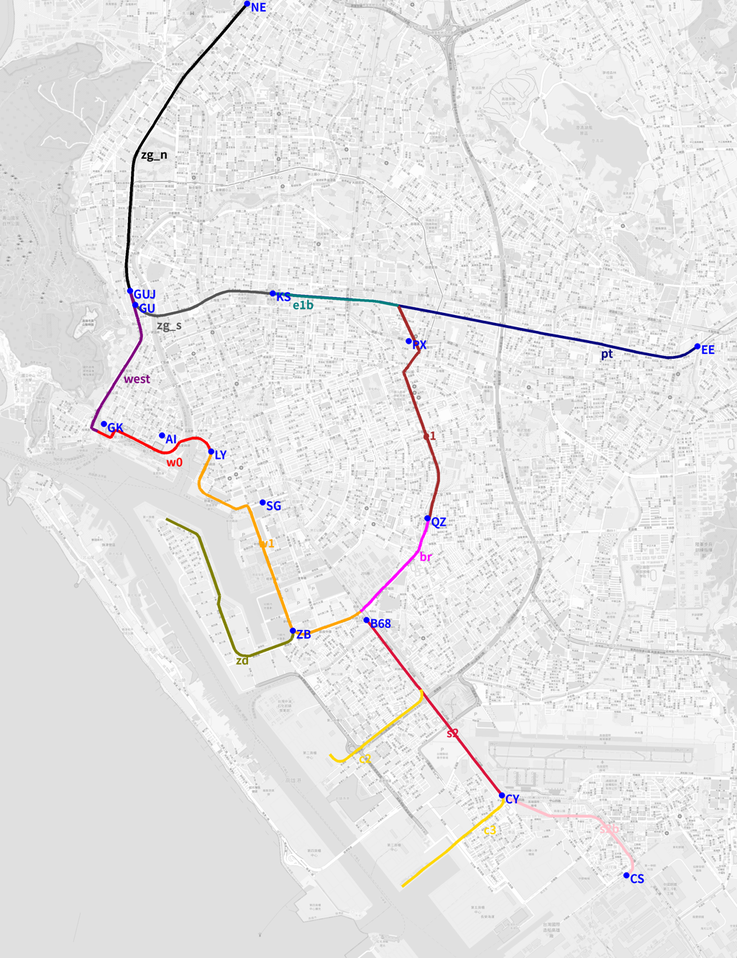
#> input picture pipeline/chk.png, 737 x 958 px, shrunk from 1025 x 1332 before the run
$ python yardtrace.py chk.png 5 1.0 1.0 gap.png gap.png
#> lines starting #> are read from the running program, lines starting #| are printed output that depends on the picture; after the words box and inside, x2 and y2 are one past the last pixel; in counts of white or black regions, pixels touching at a corner belong together
"""從 1:5000 像片基本圖描出站場股道。

python3 yardtrace.py IMG Z W N POLY OUT.json [OVERLAY.png]

環境變數 YT_PRIOR=股道.json：以另一張圖描出的股道當方向場（枕木畫成長橫線、會帶走結構張量主方向的圖用）。

IMG   nlsc.py 拼出的圖（縮放層級 Z，左上角經緯度 W、N）
POLY  站場範圍：JSON 的像素多邊形 [[x,y],...]，只在範圍內找股道
OUT   描出的股道，[[lat,lon],...] 的清單

做法：
1. 用 Sato 脊線濾波找出細的暗線（鐵路符號是帶橫刻的細黑線）；
2. 限定在站場範圍、排除粉紅色道路與藍色水域；
3. 細化成一像素寬的骨架，建成圖；
4. 反覆剪掉短的末端分支（鐵路符號的橫刻、文字筆畫）；
5. 剪掉兩條平行股道之間被橫刻連起來的短橋；
6. 把度數 2 的點串成線段，保留夠長的，用 RDP 簡化後轉成經緯度。
"""
import json
import math
import os
import sys

import cv2
import networkx as nx
import numpy as np
from PIL import Image, ImageDraw
from skimage.draw import polygon as poly_fill
from skimage.feature import structure_tensor
from skimage.filters import sato
from skimage.morphology import remove_small_objects, skeletonize

SEL = 17      # 方向性斷開用的線段結構元素長度（px），比橫刻長、比股道短
SPUR = 14      # 末端分支短於此（px）就剪掉
BRIDGE = 16    # 兩個分岔點之間短於此、且與兩側走向近乎垂直的邊視為橫刻橋
KEEP = 45      # 最後保留的線段最短長度（px）


# [111 lines left out: functions rdp, build_graph, prune_spurs, chains, direction, drop_bridges, not called in this run]


def main():
    img, Z, W, N, poly, out = sys.argv[1], int(sys.argv[2]), float(sys.argv[3]), float(sys.argv[4]), sys.argv[5], sys.argv[6]
    ov = sys.argv[7] if len(sys.argv) > 7 else None
    im = Image.open(img).convert('RGB')
#> im is the input picture: PIL image 737x958 RGB; mean R, G, B 230.2, 229.4, 229.8
    a = np.asarray(im).astype(float)
    R, Gc, B = a[..., 0], a[..., 1], a[..., 2]
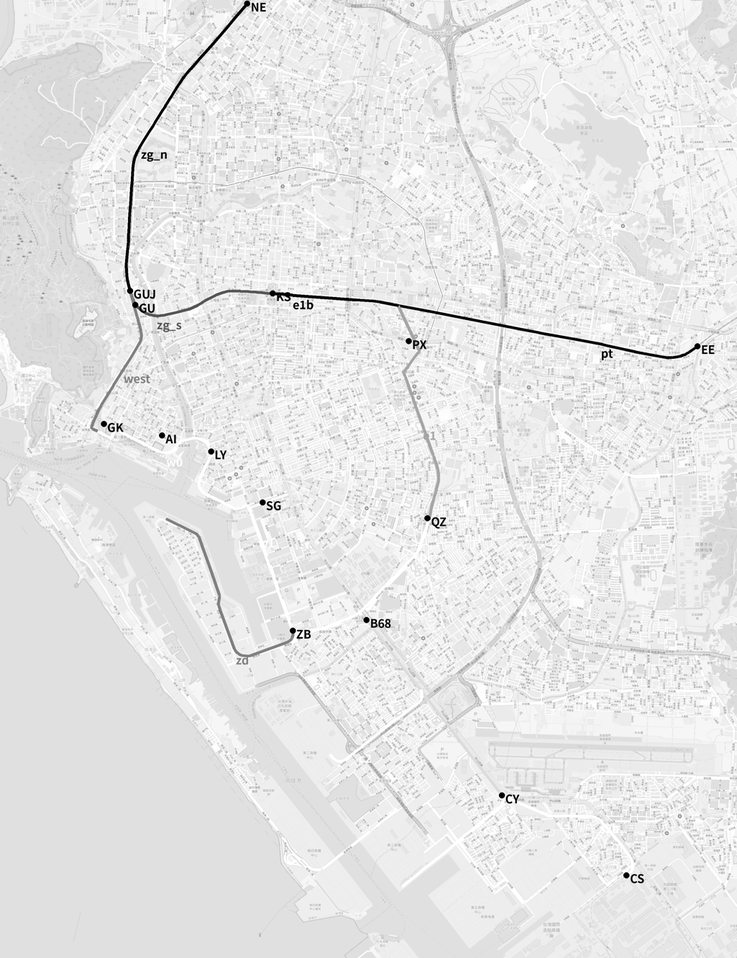
#> R: shape (958, 737) float64; min 0, max 255, mean 230.2
    gray = a.mean(-1)
    pink = (R - Gc > 25) & (R > 170)
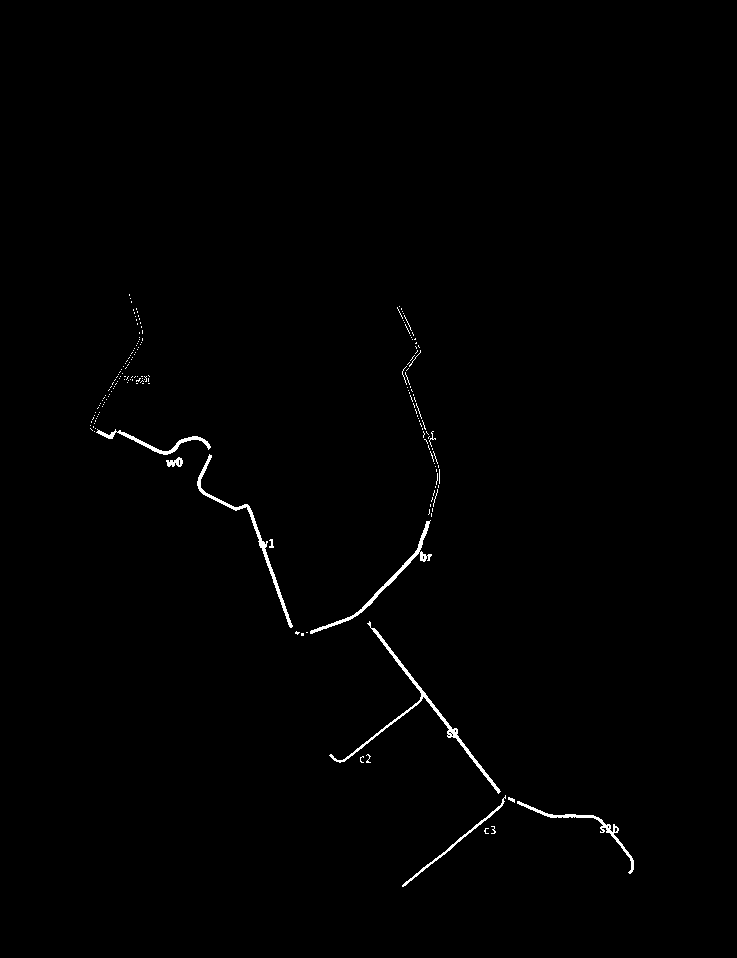
#> pink: shape (958, 737) bool; 0.66% white; 186 white regions (176 under 20 px), largest, box (x1, y1, x2, y2) and area: (329, 621, 501, 794) 1063, (197, 454, 293, 628) 771, (310, 520, 432, 634) 688
    water = (B - R > 25)
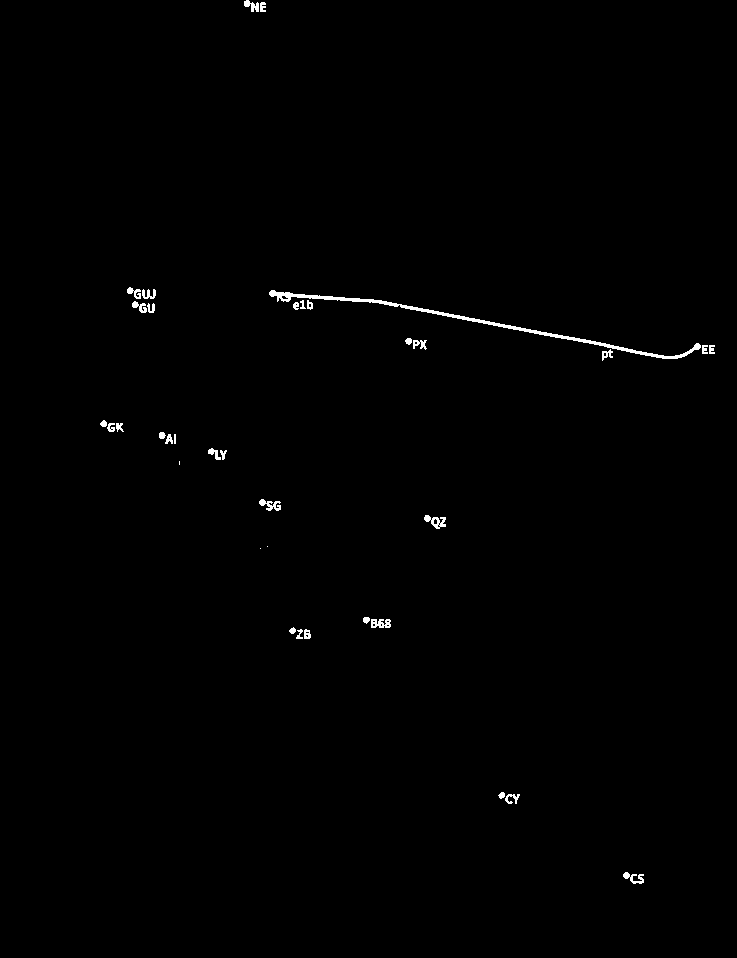
#> water: shape (958, 737) bool; 0.51% white; 36 white regions (3 under 20 px), largest, box (x1, y1, x2, y2) and area: (269, 290, 701, 359) 1589, (424, 515, 446, 529) 150, (371, 619, 391, 628) 138
    mask = np.zeros(gray.shape, bool)
#> (the run stopped early here; a loop or call above may not have finished)
